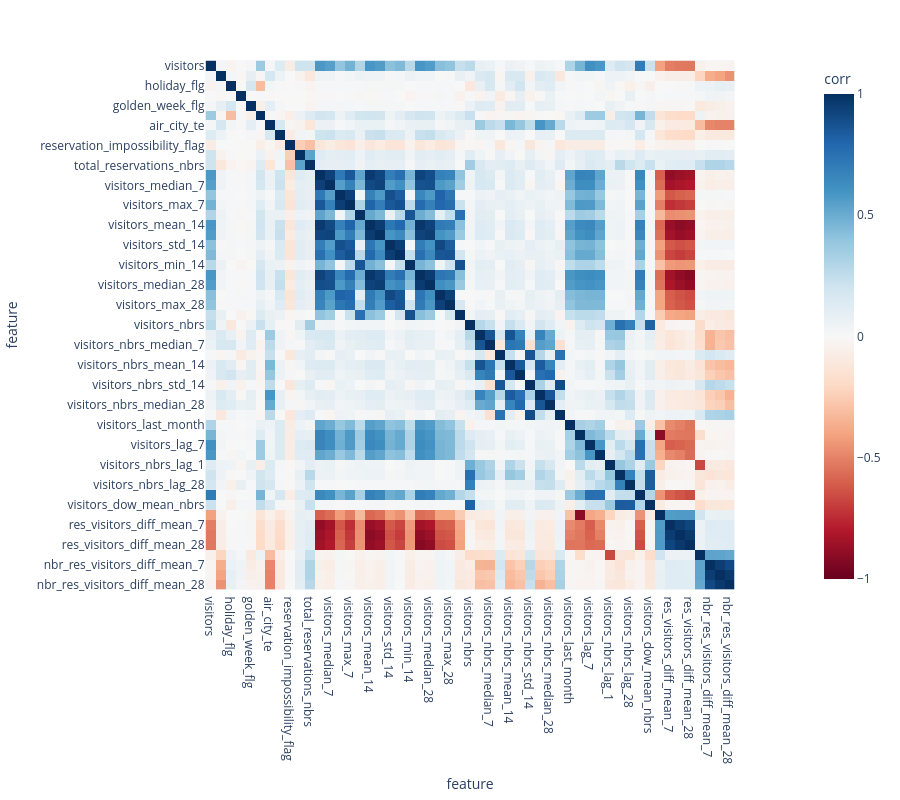

The code cell stored with this chart in its notebook:
### Markdown cell above
## Feature correlation

### Code cell
corr = air_visit_df.corr(numeric_only=True)
corr.to_csv(PROJ_ROOT / "reports/tables/correlation_after_clustering.csv")
plot_corr_matrix(corr)

### Figure 1 — Plotly figure (JSON) as saved in the notebook; plotly's stock layout.template omitted (floating-point values rounded to 4 significant figures; data arrays with more than 128 entries replaced by an {"elided": "..."} marker saying what was removed)
{"data": [{"coloraxis": "coloraxis", "name": "0", "x": ["visitors", "opened_recently", "holiday_flg", "days_from_holiday", "golden_week_flg", "open_usually", "air_city_te", "air_genre_te", "reservation_impossibility_flag", "total_reservations", "total_reservations_nbrs", "visitors_mean_7", "visitors_median_7", "visitors_std_7", "visitors_max_7", "visitors_min_7", "visitors_mean_14", "visitors_median_14", "visitors_std_14", "visitors_max_14", "visitors_min_14", "visitors_mean_28", "visitors_median_28", "visitors_std_28", "visitors_max_28", "visitors_min_28", "visitors_nbrs", "visitors_nbrs_mean_7", "visitors_nbrs_median_7", "visitors_nbrs_std_7", "visitors_nbrs_mean_14", "visitors_nbrs_median_14", "visitors_nbrs_std_14", "visitors_nbrs_mean_28", "visitors_nbrs_median_28", "visitors_nbrs_std_28", "visitors_last_month", "visitors_lag_1", "visitors_lag_7", "visitors_lag_28", "visitors_nbrs_lag_1", "visitors_nbrs_lag_7", "visitors_nbrs_lag_28", "visitors_dow_mean", "visitors_dow_mean_nbrs", "res_visitors_diff", "res_visitors_diff_mean_7", "res_visitors_diff_mean_14", "res_visitors_diff_mean_28", "nbr_res_visitors_diff", "nbr_res_visitors_diff_mean_7", "nbr_res_visitors_diff_mean_14", "nbr_res_visitors_diff_mean_28"], "y": ["visitors", "opened_recently", "holiday_flg", "days_from_holiday", "golden_week_flg", "open_usually", "air_city_te", "air_genre_te", "reservation_impossibility_flag", "total_reservations", "total_reservations_nbrs", "visitors_mean_7", "visitors_median_7", "visitors_std_7", "visitors_max_7", "visitors_min_7", "visitors_mean_14", "visitors_median_14", "visitors_std_14", "visitors_max_14", "visitors_min_14", "visitors_mean_28", "visitors_median_28", "visitors_std_28", "visitors_max_28", "visitors_min_28", "visitors_nbrs", "visitors_nbrs_mean_7", "visitors_nbrs_median_7", "visitors_nbrs_std_7", "visitors_nbrs_mean_14", "visitors_nbrs_median_14", "visitors_nbrs_std_14", "visitors_nbrs_mean_28", "visitors_nbrs_median_28", "visitors_nbrs_std_28", "visitors_last_month", "visitors_lag_1", "visitors_lag_7", "visitors_lag_28", "visitors_nbrs_lag_1", "visitors_nbrs_lag_7", "visitors_nbrs_lag_28", "visitors_dow_mean", "visitors_dow_mean_nbrs", "res_visitors_diff", "res_visitors_diff_mean_7", "res_visitors_diff_mean_14", "res_visitors_diff_mean_28", "nbr_res_visitors_diff", "nbr_res_visitors_diff_mean_7", "nbr_res_visitors_diff_mean_14", "nbr_res_visitors_diff_mean_28"], "z": {"elided": "53x53 float values"}, "type": "heatmap", "xaxis": "x", "yaxis": "y", "hovertemplate": "feature: %{x}<br>feature: %{y}<br>corr: %{z}<extra></extra>"}], "layout": {"xaxis": {"anchor": "y", "domain": [0.0, 1.0], "scaleanchor": "y", "constrain": "domain", "title": {"text": "feature"}}, "yaxis": {"anchor": "x", "domain": [0.0, 1.0], "autorange": "reversed", "constrain": "domain", "title": {"text": "feature"}}, "coloraxis": {"colorbar": {"title": {"text": "corr"}}, "colorscale": [[0.0, "rgb(103,0,31)"], [0.1, "rgb(178,24,43)"], [0.2, "rgb(214,96,77)"], [0.3, "rgb(244,165,130)"], [0.4, "rgb(253,219,199)"], [0.5, "rgb(247,247,247)"], [0.6, "rgb(209,229,240)"], [0.7, "rgb(146,197,222)"], [0.8, "rgb(67,147,195)"], [0.9, "rgb(33,102,172)"], [1.0, "rgb(5,48,97)"]], "cmin": -1, "cmax": 1}, "margin": {"t": 60}, "width": 900, "height": 800}}
